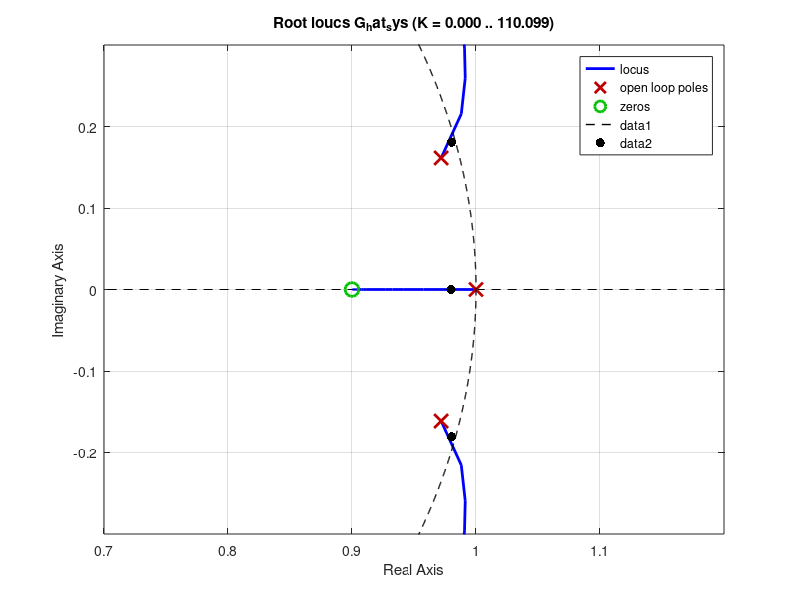
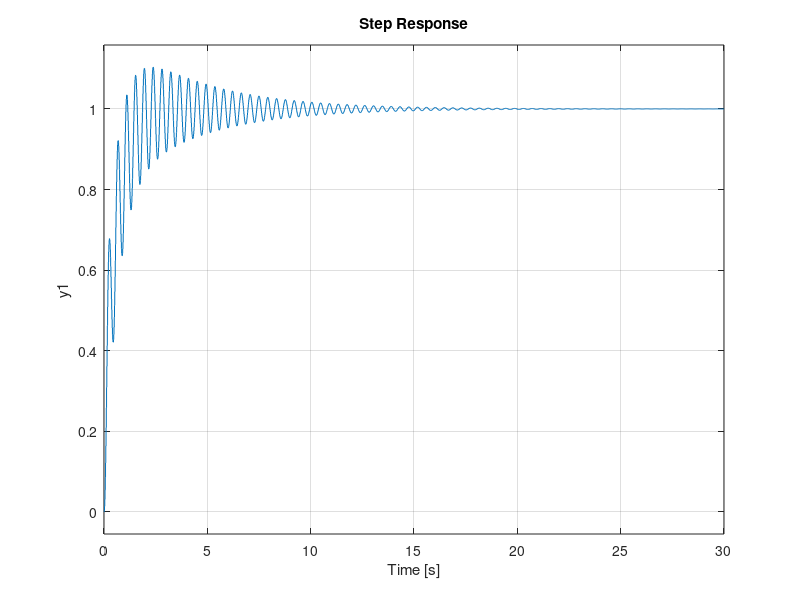

Write the MATLAB code that produced these figures, in order.
%start with the continuous time system
continous_time_num = [2211.5];
continuous_time_den = [1, 2.407, 178.35];
continuous_time_sys = tf(continous_time_num, continuous_time_den);

% poles:
%   -1.2035 +13.3004i
%   -1.2035 -13.3004i

%given the natural frequency of the only pair of poles is about 13.3
%rad/sec.
% We would like to sample at a frequency at around  fs = 30 * w_n / (2*pi) 

% sample at a frequency around 63Hz
T =  0.012376; %FS is 83.3 Hz

discrete_sys = c2d(continuous_time_sys, T, 'zoh');

disc_num = discrete_sys.num{1}
disc_den = discrete_sys.den{1}

k = 0.1;

% proportional control
T_c_z_num = k * disc_num
T_c_z_den = disc_den + k*disc_num

dc_gain = sum(T_c_z_num) / sum(T_c_z_den)

expected_output = 2000 * dc_gain

[closed_loop_zeros, closed_loop_poles] = tf2zp(T_c_z_num, T_c_z_den)

pole_radius = abs(closed_loop_poles)


%PI control
PI_alpha = 0.9; %PI zero location
G_hat_z_num = conv([1, -1*PI_alpha], disc_num)
G_hat_z_den = conv([1, -1], disc_den);
G_hat_sys = tf(G_hat_z_num, G_hat_z_den, T);

kp = 0.02;  
PI_T_c_z_num = kp * G_hat_z_num
PI_T_c_z_den = G_hat_z_den + kp * G_hat_z_num
PI_system = tf(PI_T_c_z_num, PI_T_c_z_den, T);

[PI_zeros PI_poles] = tf2zp(PI_T_c_z_num, PI_T_c_z_den)

pole_radius = abs(PI_poles)

figure; rlocus(G_hat_sys);
hold on; 


% draw a unit circle
t = 0:0.001:2*pi;
x = sin(t); y = cos(t);
plot(x,y,'k--','linewidth',1);

axis([0.7, 1.2, -0.3, 0.3]);


% draw the particular poles for this value of k
plot(PI_poles,'k.','markersize',20)

figure; step(PI_system);

% 
% num = [0.03026, 0];
% den = [1, -1.95352, 0.9779];
% ts = 0.006188*2;
% sys = tf(num,den,ts);
% k = [0:0.0001:20]/0.1;
% r = rlocus(sys, k);
% 
% figure; 
% plot(k,abs(r'));



% 